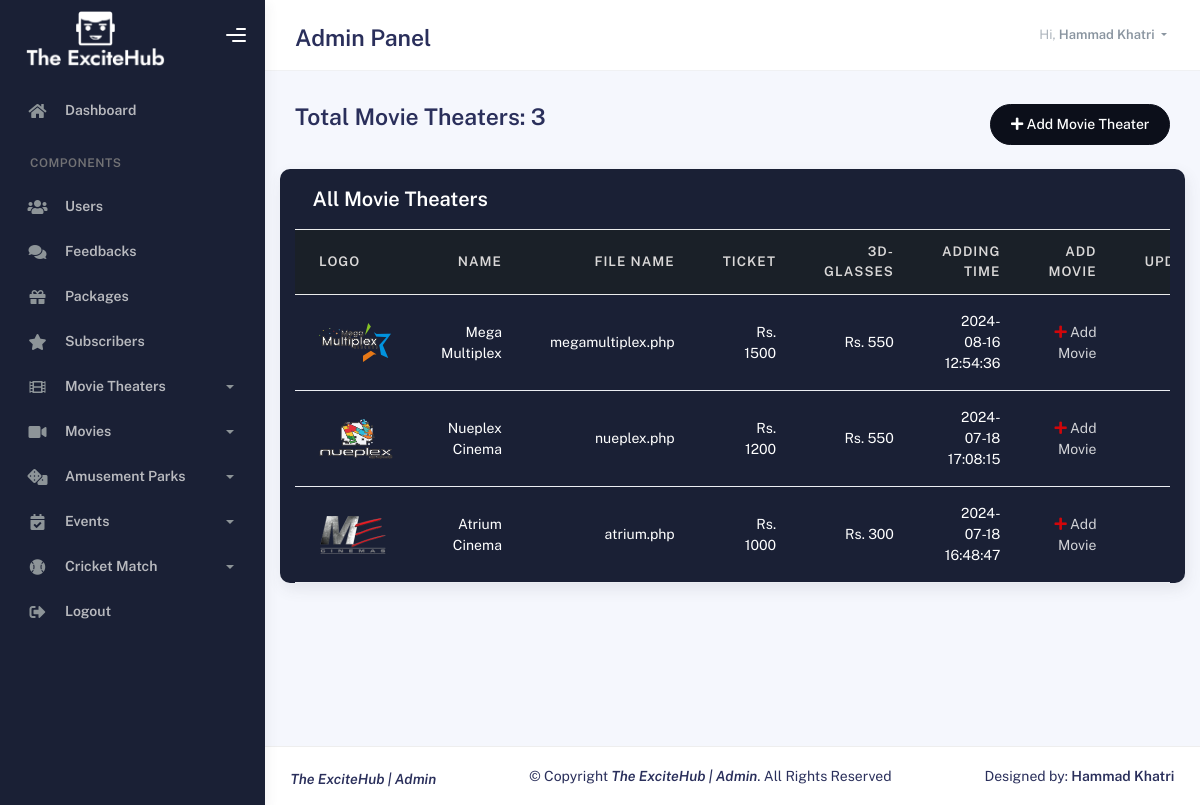
/admin/movie_theaters.php (signed in), run on the app's committed database.
### tables this page shows
CREATE TABLE `theaters` (
  `id` int(11) NOT NULL,
  `logo` varchar(240) NOT NULL,
  `theater_name` varchar(240) NOT NULL,
  `file_name` varchar(250) NOT NULL,
  `movie_ticket` varchar(240) NOT NULL,
  `3d_glasses` varchar(240) NOT NULL,
  `theater_addtime` datetime NOT NULL DEFAULT current_timestamp()
);

### admin/movie_theaters.php (the view, shortened to what this page needs)
<!DOCTYPE html>
<html lang="en">
  <head>
    <link rel="stylesheet" href="assets/css/bootstrap.min.css" />
    <link rel="stylesheet" href="assets/css/plugins.min.css" />
    <link rel="stylesheet" href="assets/css/kaiadmin.min.css" />
    <link rel="stylesheet" href="assets/css/demo.css" />
    <link rel="stylesheet" href="assets/css/style.css" />
  </head>
  <body>
    <div class="wrapper">
      <?php
	    include '_dbconnection.php';
      include "_nav.php";
      ?>
        <div class="container">
          <div class="page-inner">
            <div
              class="d-flex align-items-left align-items-md-center flex-column flex-md-row pt-2 pb-4"
            >
            <?php
                      $sql="SELECT * FROM `theaters`";
                      $result=mysqli_query($conn,$sql);
                      $row=mysqli_num_rows($result);
                      ?>
              <div>
                <h3 class="fw-bold mb-3">Total Movie Theaters: <?php echo  $row; ?></h3>
              </div>
              <div class="ms-md-auto py-2 py-md-0">
                <a href="add_theater.php" class="btn btn-success btn-round"><i class="fas fa-plus"></i> Add Movie Theater</a>
              </div>
            </div>
            <div class="row">
                <div class="card card-round">
                  <div class="card-header">
                    <div class="card-head-row card-tools-still-right">
                      <div class="card-title">All Movie Theaters</div>
                    </div>
                  </div>
                  <div class="card-body p-0">
                    <div class="table-responsive">
                      <table class="table align-items-center mb-0">
                        <thead class="thead-light">
                          <tr>
                            <th scope="col">Logo</th>
                            <th scope="col" class="text-end">Name</th>
                            <th scope="col" class="text-end">File Name</th>
                            <th scope="col" class="text-end">Ticket</th>
                            <th scope="col" class="text-end">3D-Glasses</th>
                            <th scope="col" class="text-end">Adding Time</th>
                            <th scope="col" class="text-end">Add Movie</th>
                            <th scope="col" class="text-end">Update</th>
                          </tr>
                        </thead>
                        <tbody>
                        <?php
                       $sql = "SELECT * FROM `theaters` ORDER BY `id` DESC";
                       $result = mysqli_query($conn, $sql);
                       while($row=mysqli_fetch_assoc($result)){
                       ?>
                          <tr>
                            <th scope="row">
                            <img src="movie_theaters/<?php  echo $row['logo'];?>"alt="Current Image" style="max-width: 100px; max-height: 100px;">
                            </th>
                            <td class="text-end"><?php echo $row['theater_name']; ?></td>
                            <td class="text-end"><?php echo $row['file_name']; ?>.php</td>
                            <td class="text-end">Rs. <?php echo $row['movie_ticket']; ?></td>
                            <td class="text-end">Rs. <?php echo $row['3d_glasses']; ?></td>
                            <td class="text-end"><?php echo $row['theater_addtime']; ?></td>
                            <td class="text-end">
                            <a href="add_movie.php?id=<?php echo $row['id']; ?>" class="op-8 " style="color:white;">
                            <i class="fas fa-plus" style="color:red;" ></i> Add Movie
                            </a>
                            </td>
                            <td class="text-end">
                            <a href="update_theater.php?id=<?php echo $row['id']; ?>" class="btn btn-icon btn-link op-8 me-1">
                            </a>
                            </td>
                          </tr>
                            <?php
                       }
                            ?>
                        </tbody>
                      </table>
                    </div>
                  </div>
            </div>
          </div>
        </div>
      </div>
        <?php
        include '_footer.php';
        ?>
    </div>
  </body>
</html>

### admin/assets/css/style.css (style rules this page uses)
.card-round { background: #1a2035!important; }
.card-title { color: #ffff!important; }
.card { background: #1a2035!important; }
.table>tbody>tr>td, .table>tbody>tr>th { background: #1a2035!important; color: #ffff!important; }
.table>thead>tr>th { background: #1a2028!important; color: #dad8d8!important; }
.btn-success { background: #0c0f1a!important; border-color: #0c0f1a!important; color: #ffff!important; }

### data on the page
theaters: logo (picture), theater_name "Mega Multiplex", file_name "megamultiplex", movie_ticket "1500", 3d_glasses "550", theater_addtime "2024-08-16 12:54:36"
theaters: logo (picture), theater_name "Nueplex Cinema", file_name "nueplex", movie_ticket "1200", 3d_glasses "550", theater_addtime "2024-07-18 17:08:15"
theaters: logo (picture), theater_name "Atrium Cinema", file_name "atrium", movie_ticket "1000", 3d_glasses "300", theater_addtime "2024-07-18 16:48:47"

### other printed values
$_SESSION['username'] "Hammad Khatri"
$row "3"
